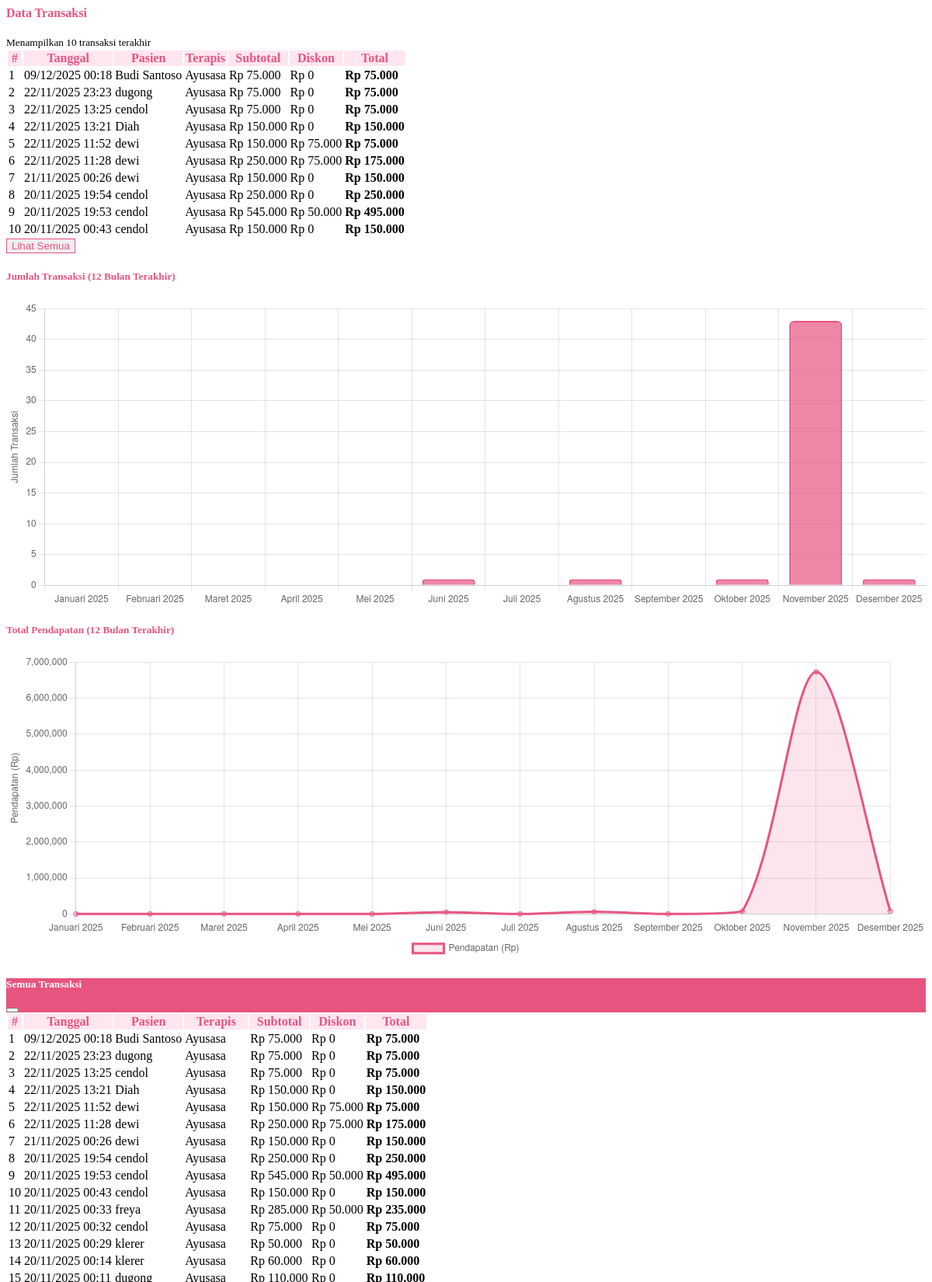
The page /admin/pages/transaksi.php (upper part) on the database its author committed.
### tables this page shows
CREATE TABLE IF NOT EXISTS `transaksi` (
  `id_transaksi` int NOT NULL AUTO_INCREMENT,
  `id_user` int DEFAULT NULL,
  `id_pasien` int DEFAULT NULL,
  `subtotal` decimal(12,2) DEFAULT '0.00',
  `diskon` decimal(12,2) DEFAULT '0.00',
  `total` decimal(12,2) DEFAULT '0.00',
  `tanggal` datetime DEFAULT CURRENT_TIMESTAMP,
  PRIMARY KEY (`id_transaksi`),
  KEY `idx_id_user` (`id_user`),
  KEY `idx_id_pasien` (`id_pasien`),
  CONSTRAINT `fk_transaksi_pasien` FOREIGN KEY (`id_pasien`) REFERENCES `pasien` (`id_pasien`) ON DELETE RESTRICT ON UPDATE CASCADE,
  CONSTRAINT `fk_transaksi_user` FOREIGN KEY (`id_user`) REFERENCES `users` (`id_user`) ON DELETE SET NULL ON UPDATE CASCADE
);

CREATE TABLE IF NOT EXISTS `pasien` (
  `id_pasien` int NOT NULL AUTO_INCREMENT,
  `no_register` int DEFAULT NULL,
  `nama` varchar(150) NOT NULL,
  `no_hp` varchar(30) DEFAULT NULL,
  `alamat` text,
  `tanggal_lahir` date DEFAULT NULL,
  `jenis_kelamin` enum('L','P') DEFAULT NULL,
  `created_at` datetime DEFAULT CURRENT_TIMESTAMP,
  PRIMARY KEY (`id_pasien`)
);

CREATE TABLE IF NOT EXISTS `users` (
  `id_user` int NOT NULL AUTO_INCREMENT,
  `nama` varchar(100) NOT NULL,
  `username` varchar(50) NOT NULL,
  `password` varchar(255) NOT NULL,
  `role` enum('admin','terapis') NOT NULL DEFAULT 'terapis',
  `status` enum('aktif','nonaktif') NOT NULL DEFAULT 'aktif',
  PRIMARY KEY (`id_user`),
  UNIQUE KEY `username` (`username`)
);

### admin/pages/transaksi.php (the view, shortened to what this page needs)
<?php
require_once __DIR__ . '/../../includes/db.php';
function bulanIndo($bulan)
{
  $nama_bulan = [
    1 => 'Januari', 'Februari', 'Maret', 'April', 'Mei', 'Juni',
    'Juli', 'Agustus', 'September', 'Oktober', 'November', 'Desember'
  ];
  return $nama_bulan[(int)$bulan] ?? $bulan;
}
$q = mysqli_query($conn, "
  SELECT
    t.id_transaksi,
    t.tanggal,
    p.nama,
    u.nama AS nama_terapis,
    t.subtotal, t.diskon, t.total
  FROM transaksi t
  LEFT JOIN pasien p ON t.id_pasien = p.id_pasien
  LEFT JOIN users u ON t.id_user = u.id_user
  ORDER BY t.tanggal DESC
  LIMIT 10
");
$all = mysqli_query($conn, "
  SELECT
    t.id_transaksi,
    t.tanggal,
    p.nama,
    u.nama AS nama_terapis,
    t.subtotal, t.diskon, t.total
  FROM transaksi t
  LEFT JOIN pasien p ON t.id_pasien = p.id_pasien
  LEFT JOIN users u ON t.id_user = u.id_user
  ORDER BY t.tanggal DESC
");
$data_chart = [
  'labels' => [],
  'jumlah_transaksi' => [],
  'total_pendapatan' => []
];
for ($i = 11; $i >= 0; $i--) {
  $periode = date('Y-m', strtotime("-$i months"));
  $bulan_num = date('n', strtotime("-$i months"));
  $tahun_label = date('Y', strtotime("-$i months"));
  $label_bulan = bulanIndo($bulan_num) . " " . $tahun_label;
  $query = mysqli_query($conn, "
    SELECT
      COUNT(*) AS jml_transaksi,
      COALESCE(SUM(total),0) AS total_pendapatan
    FROM transaksi
    WHERE DATE_FORMAT(tanggal, '%Y-%m') = '$periode'
  ");
  $r = mysqli_fetch_assoc($query);
  $data_chart['labels'][] = $label_bulan;
  $data_chart['jumlah_transaksi'][] = (int)($r['jml_transaksi'] ?? 0);
  $data_chart['total_pendapatan'][] = (float)($r['total_pendapatan'] ?? 0);
}
?>
<div class="container-fluid">
  <div class="d-flex justify-content-between align-items-center mb-4">
    <h4 class="fw-bold text-pink"><i class="bi bi-receipt"></i> Data Transaksi</h4>
    <small class="text-muted">Menampilkan 10 transaksi terakhir</small>
  </div>
  <div class="card border-0 shadow-sm rounded-4 mb-4">
    <div class="card-body">
      <div class="table-responsive">
        <table class="table table-striped align-middle text-center">
          <thead class="table-pink">
            <tr>
              <th>#</th>
              <th>Tanggal</th>
              <th>Pasien</th>
              <th>Terapis</th>
              <th>Subtotal</th>
              <th>Diskon</th>
              <th>Total</th>
            </tr>
          </thead>
          <tbody>
            <?php if ($q && mysqli_num_rows($q) > 0): $no = 1; ?>
              <?php while ($row = mysqli_fetch_assoc($q)): ?>
                <tr>
                  <td><?= $no++; ?></td>
                  <td><?= date('d/m/Y H:i', strtotime($row['tanggal'])); ?></td>
                  <td><?= htmlspecialchars($row['nama'] ?? '-'); ?></td>
                  <td><?= htmlspecialchars($row['nama_terapis'] ?? '-'); ?></td>
                  <td>Rp <?= number_format($row['subtotal'], 0, ',', '.'); ?></td>
                  <td>Rp <?= number_format($row['diskon'], 0, ',', '.'); ?></td>
                  <td><strong>Rp <?= number_format($row['total'], 0, ',', '.'); ?></strong></td>
                </tr>
              <?php endwhile; ?>
            <?php else: ?>
              <tr><td colspan="7" class="text-muted">Belum ada data transaksi.</td></tr>
            <?php endif; ?>
          </tbody>
        </table>
      </div>
      <div class="text-center mt-3">
        <button class="btn btn-outline-pink px-4" data-bs-toggle="modal" data-bs-target="#modalSemuaTransaksi">
          <i class="bi bi-list-ul"></i> Lihat Semua
        </button>
      </div>
    </div>
  </div>
  <div class="card border-0 shadow-sm rounded-4 mb-4">
    <div class="card-body">
      <h5 class="fw-bold text-pink mb-3"><i class="bi bi-bar-chart"></i> Jumlah Transaksi (12 Bulan Terakhir)</h5>
      <canvas id="chartJumlahTransaksi" height="100"></canvas>
    </div>
  </div>
  <div class="card border-0 shadow-sm rounded-4">
    <div class="card-body">
      <h5 class="fw-bold text-pink mb-3"><i class="bi bi-graph-up"></i> Total Pendapatan (12 Bulan Terakhir)</h5>
      <canvas id="chartPendapatan" height="100"></canvas>
    </div>
  </div>
</div>
<div class="modal fade" id="modalSemuaTransaksi" tabindex="-1" aria-hidden="true">
  <div class="modal-dialog modal-xl modal-dialog-scrollable">
    <div class="modal-content rounded-4 border-0">
      <div class="modal-header btn-pink text-white rounded-top-4">
        <h5 class="modal-title"><i class="bi bi-list-ul"></i> Semua Transaksi</h5>
        <button type="button" class="btn-close btn-close-white" data-bs-dismiss="modal"></button>
      </div>
      <div class="modal-body">
        <div class="table-responsive">
          <table class="table table-striped align-middle text-center">
            <thead class="table-pink">
              <tr>
                <th>#</th>
                <th>Tanggal</th>
                <th>Pasien</th>
                <th>Terapis</th>
                <th>Subtotal</th>
                <th>Diskon</th>
                <th>Total</th>
              </tr>
            </thead>
            <tbody>
              <?php if ($all && mysqli_num_rows($all) > 0): $no = 1; ?>
                <?php while ($row = mysqli_fetch_assoc($all)): ?>
                  <tr>
                    <td><?= $no++; ?></td>
                    <td><?= date('d/m/Y H:i', strtotime($row['tanggal'])); ?></td>
                    <td><?= htmlspecialchars($row['nama'] ?? '-'); ?></td>
                    <td><?= htmlspecialchars($row['nama_terapis'] ?? '-'); ?></td>
                    <td>Rp <?= number_format($row['subtotal'], 0, ',', '.'); ?></td>
                    <td>Rp <?= number_format($row['diskon'], 0, ',', '.'); ?></td>
                    <td><strong>Rp <?= number_format($row['total'], 0, ',', '.'); ?></strong></td>
                  </tr>
                <?php endwhile; ?>
              <?php else: ?>
                <tr><td colspan="7" class="text-muted">Belum ada data transaksi.</td></tr>
              <?php endif; ?>
            </tbody>
          </table>
        </div>
      </div>
    </div>
  </div>
</div>
<script>
function initGrafikTransaksi() {
  const labels = <?= json_encode($data_chart['labels']); ?>;
  const dataTransaksi = <?= json_encode($data_chart['jumlah_transaksi']); ?>;
  const dataPendapatan = <?= json_encode($data_chart['total_pendapatan']); ?>;
  // Chart Jumlah Transaksi
  new Chart(document.getElementById("chartJumlahTransaksi"), {
    type: "bar",
    data: {
      labels,
      datasets: [{
        label: "Jumlah Transaksi",
        data: dataTransaksi,
        backgroundColor: "rgba(231, 84, 128, 0.7)",
        borderColor: "#e75480",
        borderWidth: 2,
        borderRadius: 6
      }]
    },
    options: {
      scales: { y: { beginAtZero: true, title: { display: true, text: "Jumlah Transaksi" } } },
      plugins: { legend: { display: false } }
    }
  });
  // Chart Total Pendapatan
  new Chart(document.getElementById("chartPendapatan"), {
    type: "line",
    data: {
      labels,
      datasets: [{
        label: "Pendapatan (Rp)",
        data: dataPendapatan,
        fill: true,
        backgroundColor: "rgba(231, 84, 128, 0.15)",
        borderColor: "#e75480",
        tension: 0.3
      }]
    },
    options: {
      scales: { y: { beginAtZero: true, title: { display: true, text: "Pendapatan (Rp)" } } },
      plugins: { legend: { position: 'bottom' } }
    }
  });
}
// jalankan langsung bila halaman di-load langsung
document.addEventListener("DOMContentLoaded", initGrafikTransaksi);
</script>

### admin/pages/transaksi.php (style rules this page uses)
.text-pink { color: #e75480 !important; }
.btn-pink { background-color: #e75480; color: white; border: none; }
.btn-outline-pink { color: #e75480; border: 1px solid #e75480; }
.table-pink { background-color: #ffe6ef; color: #e75480; }

### rows shown on the page
transaksi: tanggal "09/12/2025 00:18", id_pasien.nama "Budi Santoso", id_user.nama "Ayusasa", subtotal "75.000", diskon "0", total "75.000"
transaksi: tanggal "22/11/2025 23:23", id_pasien.nama "dugong", id_user.nama "Ayusasa", subtotal "75.000", diskon "0", total "75.000"
transaksi: tanggal "22/11/2025 13:25", id_pasien.nama "cendol", id_user.nama "Ayusasa", subtotal "75.000", diskon "0", total "75.000"
transaksi: tanggal "22/11/2025 13:21", id_pasien.nama "Diah", id_user.nama "Ayusasa", subtotal "150.000", diskon "0", total "150.000"
transaksi: tanggal "22/11/2025 11:52", id_pasien.nama "dewi", id_user.nama "Ayusasa", subtotal "150.000", diskon "75.000", total "75.000"
transaksi: tanggal "22/11/2025 11:28", id_pasien.nama "dewi", id_user.nama "Ayusasa", subtotal "250.000", diskon "75.000", total "175.000"
transaksi: tanggal "21/11/2025 00:26", id_pasien.nama "dewi", id_user.nama "Ayusasa", subtotal "150.000", diskon "0", total "150.000"
transaksi: tanggal "20/11/2025 19:54", id_pasien.nama "cendol", id_user.nama "Ayusasa", subtotal "250.000", diskon "0", total "250.000"
transaksi: tanggal "20/11/2025 19:53", id_pasien.nama "cendol", id_user.nama "Ayusasa", subtotal "545.000", diskon "50.000", total "495.000"
transaksi: tanggal "20/11/2025 00:43", id_pasien.nama "cendol", id_user.nama "Ayusasa", subtotal "150.000", diskon "0", total "150.000"
transaksi: tanggal "20/11/2025 00:33", id_pasien.nama "freya", id_user.nama "Ayusasa", subtotal "285.000", diskon "50.000", total "235.000"
transaksi: tanggal "20/11/2025 00:32", id_pasien.nama "cendol", id_user.nama "Ayusasa", subtotal "75.000", diskon "0", total "75.000"
transaksi: tanggal "20/11/2025 00:29", id_pasien.nama "klerer", id_user.nama "Ayusasa", subtotal "50.000", diskon "0", total "50.000"
transaksi: tanggal "20/11/2025 00:14", id_pasien.nama "klerer", id_user.nama "Ayusasa", subtotal "60.000", diskon "0", total "60.000"

### other values the page prints
chart data {{ json_encode($data_chart['jumlah_transaksi']) }} [0,0,0,0,0,1,0,1,0,1,43,1]
chart data {{ json_encode($data_chart['total_pendapatan']) }} [0,0,0,0,0,50000,0,60000,0,75000,6730000,75000]
